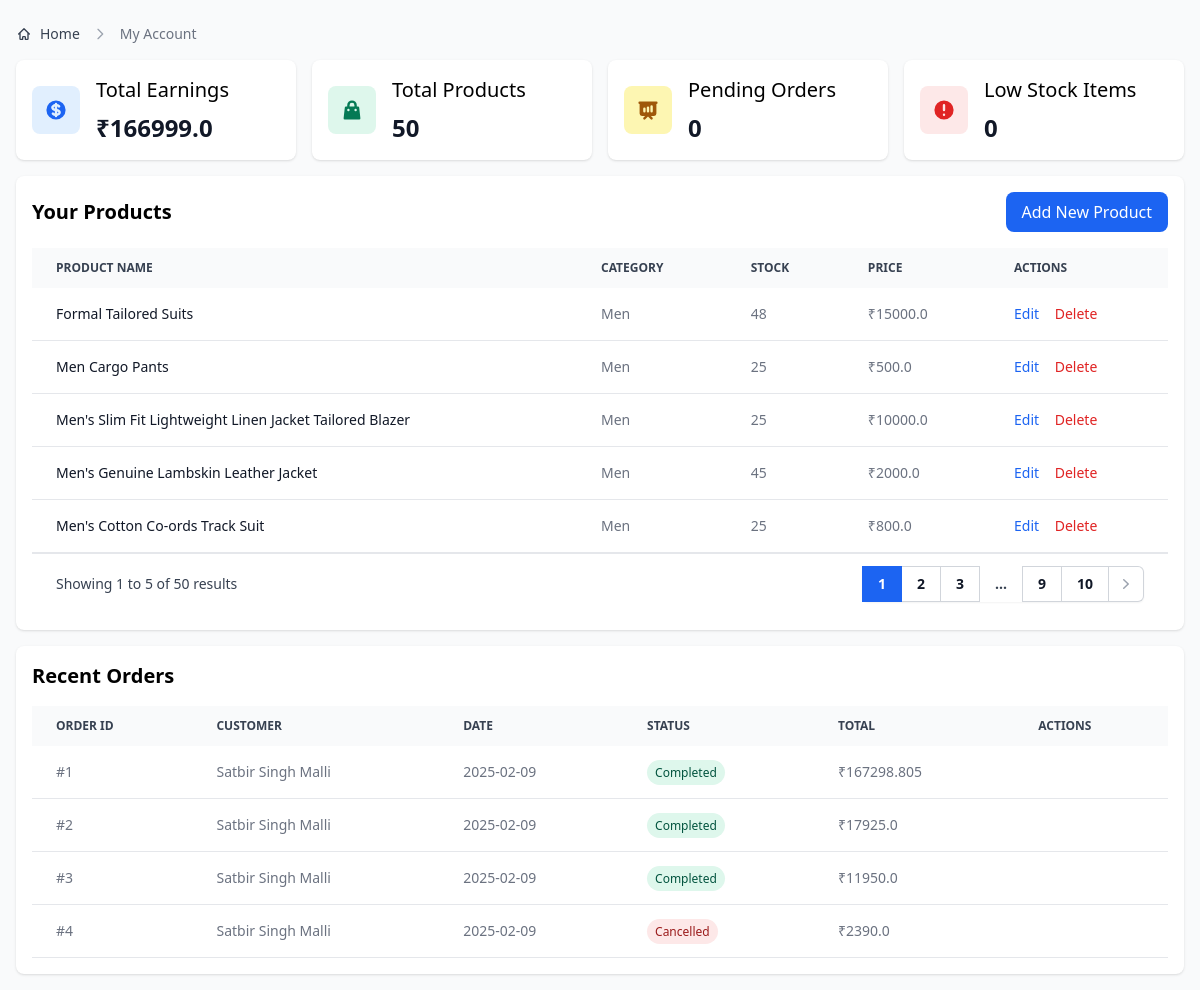
The app's page /seller_dashboard (signed in) with its own data.
### app.py (models this page shows)
class UserDatabase(db.Model, UserMixin):
    __tablename__ = "user_database"  # Explicit table name
    id = db.Column(db.Integer, primary_key=True)
    first_name = db.Column(db.String(150), nullable=False)
    last_name = db.Column(db.String(150), nullable=False)
    phone_number = db.Column(db.String(10), nullable=False)
    address = db.Column(db.String(150), nullable=False)
    email = db.Column(db.String(150), nullable=False, unique=True)
    password = db.Column(db.String(150), nullable=False)
    is_seller = db.Column(db.Boolean, default=False)
    is_admin = db.Column(db.Boolean, default=False)
    is_active = db.Column(db.Boolean, default=True)
    is_banned = db.Column(db.Boolean, default=False)
    created_at = db.Column(db.DateTime, default=datetime.now(timezone("Asia/Kolkata")))
    earning = db.Column(db.Float, default=0)
    cart_items = db.relationship("CartItem", backref="user", lazy=True)
    orders = db.relationship("Order", backref="user", lazy=True)
    reviews = db.relationship("Review", backref="user", lazy=True)

class Product(db.Model):
    __tablename__ = "product"
    id = db.Column(db.Integer, primary_key=True)
    name = db.Column(db.String(200), nullable=False)
    description = db.Column(db.Text, nullable=False)
    price = db.Column(db.Float, nullable=False)
    category = db.Column(db.String(100), nullable=False)
    rating = db.Column(db.Float, default=0)
    stock = db.Column(db.Integer, default=0)
    image = db.Column(db.String(150), nullable=True)
    created_at = db.Column(db.DateTime, default=datetime.now(timezone("Asia/Kolkata")))
    earning = db.Column(db.Float, default=0)
    supplier_id = db.Column(
        db.Integer, db.ForeignKey("user_database.id"), nullable=False
    )
    reviews = db.relationship("Review", backref="product", lazy=True)
    cart_items = db.relationship("CartItem", backref="product", lazy=True)

class Order(db.Model):
    __tablename__ = "order"
    id = db.Column(db.Integer, primary_key=True)
    user_id = db.Column(db.Integer, db.ForeignKey("user_database.id"), nullable=False)
    total_price = db.Column(db.Float, nullable=False)
    status = db.Column(db.String(50), default="Pending")
    created_at = db.Column(
        db.DateTime,
        default=lambda: datetime.now(timezone("Asia/Kolkata")),
        nullable=False,
    )

### app.py (the view)
@app.route("/seller_dashboard")
@login_required
def seller_dashboard():
    if not current_user.is_seller:
        flash("You don't have permission to access the seller dashboard.", "error")
        return redirect(url_for("home"))
    page = request.args.get('page', 1, type=int)
    per_page = 5  # Number of items per page
    products_pagination = Product.query.filter_by(supplier_id=current_user.id)\
        .order_by(Product.created_at.desc())\
        .paginate(page=page, per_page=per_page, error_out=False)
    products = Product.query.filter_by(supplier_id=current_user.id)\
        .order_by(Product.created_at.desc())\
        .all()
    seller_product_ids = [p.id for p in Product.query.filter_by(supplier_id=current_user.id).all()]
    orders = Order.query.join(OrderItem)\
        .filter(OrderItem.product_id.in_(seller_product_ids))\
        .distinct()\
        .all()
    pending_orders = [order for order in orders if order.status == "Pending"]
    low_stock_products = Product.query.filter_by(supplier_id=current_user.id)\
        .filter(Product.stock < 10)\
        .all()
    return render_template(
        "seller/dashboard.html",
        user=current_user,
        products_pagination=products_pagination,
        products=products,  # Add this for the edit modals
        orders=orders,
        pending_orders=pending_orders,
        low_stock_products=low_stock_products,
    )

### app.py (called while the page is built)
@login_manager.user_loader
def load_user(user_id):
    return UserDatabase.query.get(int(user_id))

@app.context_processor
def inject_cart_data():
    cart_items = []
    cart_count = 0
    if current_user.is_authenticated:
        cart_items = CartItem.query.filter_by(user_id=current_user.id).all()
        cart_count = sum(item.quantity for item in cart_items)
    return dict(cart_items=cart_items, cart_count=cart_count)

### templates/seller/dashboard.html (shortened to what this page needs)
<!DOCTYPE html>
<html lang="en">
  <head>
    <link
      rel="stylesheet"
      href="{{url_for('static',filename='dist/css/output.css')}}"
    />
  </head>
  <body class="bg-gray-50">
    <div class="p-4 pt-6">
      <nav class="mb-4 flex" aria-label="Breadcrumb">
        <ol
          class="inline-flex items-center space-x-1 md:space-x-2 rtl:space-x-reverse"
        >
          <li class="inline-flex items-center">
            <a
              href="{{url_for('home')}}"
              class="inline-flex items-center text-sm font-medium text-gray-700 hover:text-primary-600 dark:text-gray-400 dark:hover:text-white"
            >
              Home
            </a>
          </li>
          <li aria-current="page">
            <div class="flex items-center">
              <svg
                class="mx-1 h-4 w-4 text-gray-400 rtl:rotate-180"
                aria-hidden="true"
                xmlns="http://www.w3.org/2000/svg"
                width="24"
                height="24"
                fill="none"
                viewBox="0 0 24 24"
              >
                <path
                  stroke="currentColor"
                  stroke-linecap="round"
                  stroke-linejoin="round"
                  stroke-width="2"
                  d="m9 5 7 7-7 7"
                />
              </svg>
              <span
                class="ms-1 text-sm font-medium text-gray-500 dark:text-gray-400 md:ms-2"
                >My Account</span
              >
            </div>
          </li>
        </ol>
      </nav>
      <div class="grid grid-cols-1 sm:grid-cols-2 lg:grid-cols-4 gap-4 mb-4">
        <div class="bg-white rounded-lg shadow p-4">
          <div class="flex items-center">
            <div
              class="inline-flex flex-shrink-0 justify-center items-center w-12 h-12 text-blue-600 bg-blue-100 rounded-lg"
            >
            </div>
            <div class="ml-4">
              <h3 class="mb-2 text-xl font-medium">Total Earnings</h3>
              <p class="text-2xl font-semibold text-gray-900">
                ₹{{user.earning}}
              </p>
            </div>
          </div>
        </div>
        <div class="bg-white rounded-lg shadow p-4">
          <div class="flex items-center">
            <div
              class="inline-flex flex-shrink-0 justify-center items-center w-12 h-12 text-green-600 bg-green-100 rounded-lg"
            >
            </div>
            <div class="ml-4">
              <h3 class="mb-2 text-xl font-medium">Total Products</h3>
              <p class="text-2xl font-semibold text-gray-900">
                {{products|length}}
              </p>
            </div>
          </div>
        </div>
        <div class="bg-white rounded-lg shadow p-4">
          <div class="flex items-center">
            <div
              class="inline-flex flex-shrink-0 justify-center items-center w-12 h-12 text-yellow-600 bg-yellow-100 rounded-lg"
            >
            </div>
            <div class="ml-4">
              <h3 class="mb-2 text-xl font-medium">Pending Orders</h3>
              <p class="text-2xl font-semibold text-gray-900">
                {{pending_orders|length}}
              </p>
            </div>
          </div>
        </div>
        <div class="bg-white rounded-lg shadow p-4">
          <div class="flex items-center">
            <div
              class="inline-flex flex-shrink-0 justify-center items-center w-12 h-12 text-red-600 bg-red-100 rounded-lg"
            >
              <svg
                class="w-6 h-6"
                fill="currentColor"
                viewBox="0 0 20 20"
                xmlns="http://www.w3.org/2000/svg"
              >
                <path
                  fill-rule="evenodd"
                  d="M18 10a8 8 0 11-16 0 8 8 0 0116 0zm-7 4a1 1 0 11-2 0 1 1 0 012 0zm-1-9a1 1 0 00-1 1v4a1 1 0 102 0V6a1 1 0 00-1-1z"
                  clip-rule="evenodd"
                ></path>
              </svg>
            </div>
            <div class="ml-4">
              <h3 class="mb-2 text-xl font-medium">Low Stock Items</h3>
              <p class="text-2xl font-semibold text-gray-900">
                {{low_stock_products|length}}
              </p>
            </div>
          </div>
        </div>
      </div>
      <div id="products" class="bg-white rounded-lg shadow p-4 mb-4">
        <div class="flex justify-between items-center mb-4">
          <h2 class="text-xl font-bold">Your Products</h2>
          <button
            data-modal-target="add-product-modal"
            data-modal-toggle="add-product-modal"
            class="px-4 py-2 bg-blue-600 text-white rounded-lg hover:bg-blue-700"
          >
            Add New Product
          </button>
        </div>
        <div class="relative overflow-x-auto">
          <table class="w-full text-sm text-left text-gray-500">
            <thead class="text-xs text-gray-700 uppercase bg-gray-50">
              <tr>
                <th scope="col" class="px-6 py-3">Product name</th>
                <th scope="col" class="px-6 py-3">Category</th>
                <th scope="col" class="px-6 py-3">Stock</th>
                <th scope="col" class="px-6 py-3">Price</th>
                <th scope="col" class="px-6 py-3">Actions</th>
              </tr>
            </thead>
            <tbody>
              {% for product in products_pagination.items %}
              <tr class="bg-white border-b">
                <td
                  class="px-6 py-4 font-medium text-gray-900 whitespace-nowrap"
                >
                  {{product.name}}
                </td>
                <td class="px-6 py-4">{{product.category}}</td>
                <td class="px-6 py-4">{{product.stock}}</td>
                <td class="px-6 py-4">₹{{product.price}}</td>
                <td class="px-6 py-4">
                  <button
                    data-modal-target="edit-product-modal-{{product.id}}"
                    data-modal-toggle="edit-product-modal-{{product.id}}"
                    class="font-medium text-blue-600 hover:underline"
                  >
                    Edit
                  </button>
                  <button
                    onclick="deleteProduct('{{product.id}}')"
                    class="font-medium text-red-600 hover:underline ml-3"
                  >
                    Delete
                  </button>
                </td>
              </tr>
              {% endfor %}
            </tbody>
          </table>
          {% if products_pagination.pages > 1 %}
          <div class="flex items-center justify-between border-t border-gray-200 bg-white px-4 py-3 sm:px-6">
            <div class="hidden sm:flex sm:flex-1 sm:items-center sm:justify-between">
              <div>
                <p class="text-sm text-gray-700">
                  Showing
                  <span class="font-medium">{{ (products_pagination.page - 1) * products_pagination.per_page + 1 }}</span>
                  to
                  <span class="font-medium">
                      {% set last_item = products_pagination.page * products_pagination.per_page %}
                      {% if last_item > products_pagination.total %}
                          {{ products_pagination.total }}
                      {% else %}
                          {{ last_item }}
                      {% endif %}
                  </span>
                  of
                  <span class="font-medium">{{ products_pagination.total }}</span>
                  results
                </p>
              </div>
              <div>
                <nav class="isolate inline-flex -space-x-px rounded-md shadow-sm" aria-label="Pagination">
                  {% for page_num in products_pagination.iter_pages(left_edge=2, left_current=2, right_current=2, right_edge=2) %}
                    {% if page_num %}
                      {% if products_pagination.page == page_num %}
                      <span class="relative z-10 inline-flex items-center bg-blue-600 px-4 py-2 text-sm font-semibold text-white focus:z-20 focus-visible:outline focus-visible:outline-2 focus-visible:outline-offset-2 focus-visible:outline-blue-600">
                        {{ page_num }}
                      </span>
                      {% else %}
                      <a href="{{ url_for('seller_dashboard', page=page_num) }}"
                         class="relative inline-flex items-center px-4 py-2 text-sm font-semibold text-gray-900 ring-1 ring-inset ring-gray-300 hover:bg-gray-50 focus:z-20 focus:outline-offset-0">
                        {{ page_num }}
                      </a>
                      {% endif %}
                    {% else %}
                      <span class="relative inline-flex items-center px-4 py-2 text-sm font-semibold text-gray-700">...</span>
                    {% endif %}
                  {% endfor %}
                  {% if products_pagination.has_next %}
                  <a href="{{ url_for('seller_dashboard', page=products_pagination.next_num) }}"
                     class="relative inline-flex items-center rounded-r-md px-2 py-2 text-gray-400 ring-1 ring-inset ring-gray-300 hover:bg-gray-50 focus:z-20 focus:outline-offset-0">
                    <svg class="h-5 w-5" viewBox="0 0 20 20" fill="currentColor" aria-hidden="true">
                      <path fill-rule="evenodd" d="M7.21 14.77a.75.75 0 01.02-1.06L11.168 10 7.23 6.29a.75.75 0 111.04-1.08l4.5 4.25a.75.75 0 010 1.08l-4.5 4.25a.75.75 0 01-1.06-.02z" clip-rule="evenodd" />
                    </svg>
                  </a>
                  {% endif %}
                </nav>
              </div>
            </div>
          </div>
          {% endif %}
        </div>
      </div>
      <div id="orders" class="bg-white rounded-lg shadow p-4">
        <h2 class="text-xl font-bold mb-4">Recent Orders</h2>
        <div class="relative overflow-x-auto">
          <table class="w-full text-sm text-left text-gray-500">
            <thead class="text-xs text-gray-700 uppercase bg-gray-50">
              <tr>
                <th scope="col" class="px-6 py-3">Order ID</th>
                <th scope="col" class="px-6 py-3">Customer</th>
                <th scope="col" class="px-6 py-3">Date</th>
                <th scope="col" class="px-6 py-3">Status</th>
                <th scope="col" class="px-6 py-3">Total</th>
                <th scope="col" class="px-6 py-3">Actions</th>
              </tr>
            </thead>
            <tbody>
              {% for order in orders %}
              <tr class="bg-white border-b">
                <td class="px-6 py-4">#{{order.id}}</td>
                <td class="px-6 py-4">
                  {{order.user.first_name}} {{order.user.last_name}}
                </td>
                <td class="px-6 py-4">
                  {{order.created_at.strftime('%Y-%m-%d')}}
                </td>
                <td class="px-6 py-4">
                  <span
                    class="px-2 py-1 rounded-full text-xs {% if order.status == 'Pending' %}bg-yellow-100 text-yellow-800 {% elif order.status == 'Completed' %}bg-green-100 text-green-800 {% elif order.status == 'Cancelled' %}bg-red-100 text-red-800 {% endif %}"
                  >
                    {{order.status}}
                  </span>
                </td>
                <td class="px-6 py-4">₹{{order.total_price}}</td>
                <td class="px-6 py-4">
                </td>
              </tr>
              {% endfor %}
            </tbody>
          </table>
        </div>
      </div>
    </div>
  </body>
</html>

### records on screen
UserDatabase: earning "166999.0"
Product: name "Formal Tailored Suits", category "Men", stock "48", price "15000.0"
Product: name "Men Cargo Pants", category "Men", stock "25", price "500.0"
Product: name "Men's Slim Fit Lightweight Linen Jacket Tailored Blazer", category "Men", stock "25", price "10000.0"
Product: name "Men's Genuine Lambskin Leather Jacket", category "Men", stock "45", price "2000.0"
Product: name "Men's Cotton Co-ords Track Suit", category "Men", stock "25", price "800.0"
Order: id "1", user.first_name "Satbir Singh", user.last_name "Malli", created_at "2025-02-09", status "Completed", total_price "167298.805"
Order: id "2", user.first_name "Satbir Singh", user.last_name "Malli", created_at "2025-02-09", status "Completed", total_price "17925.0"
Order: id "3", user.first_name "Satbir Singh", user.last_name "Malli", created_at "2025-02-09", status "Completed", total_price "11950.0"
Order: id "4", user.first_name "Satbir Singh", user.last_name "Malli", created_at "2025-02-09", status "Cancelled", total_price "2390.0"

### other values on screen
{{ products|length }} "50"
{{ pending_orders|length }} "0"
{{ low_stock_products|length }} "0"
{{ (products_pagination.page - 1) * products_pagination.per_page + 1 }} "1"
{{ last_item }} "5"
{{ products_pagination.total }} "50"
{{ page_num }} "1"
{{ page_num }} "2" "3" "9" "10"
